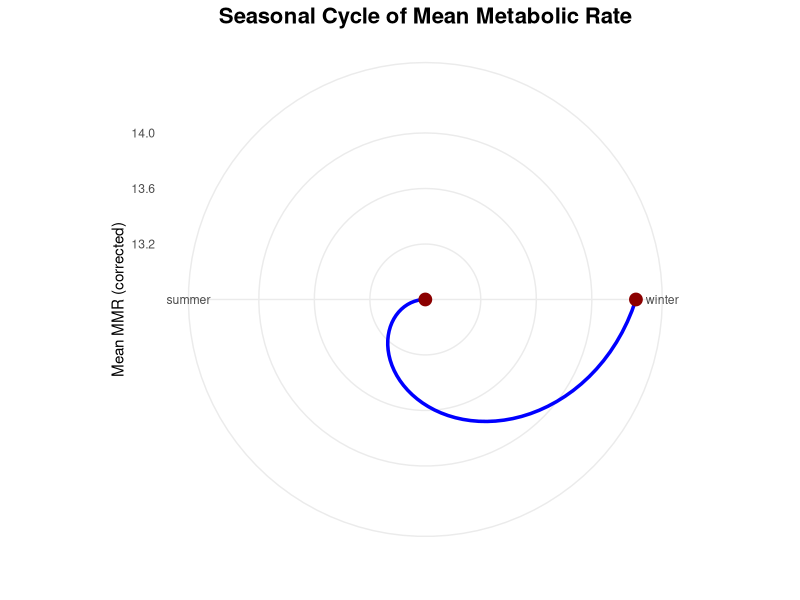
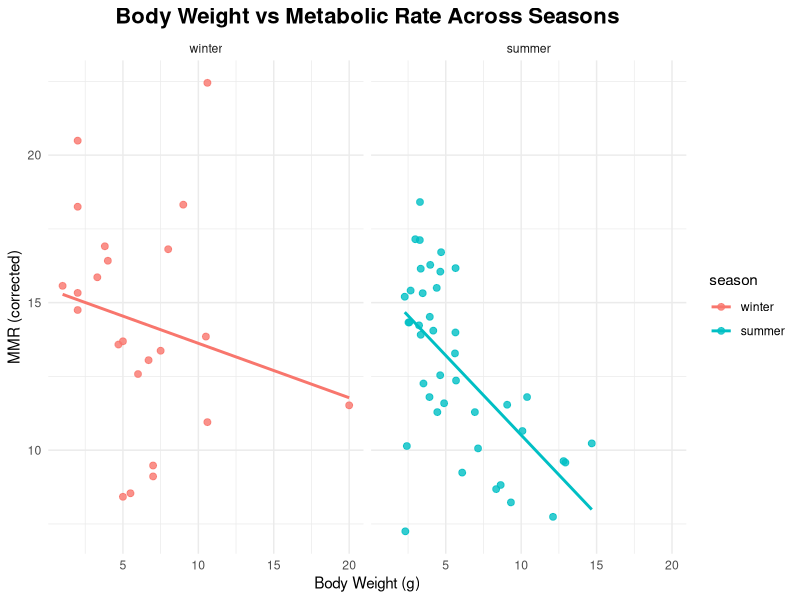
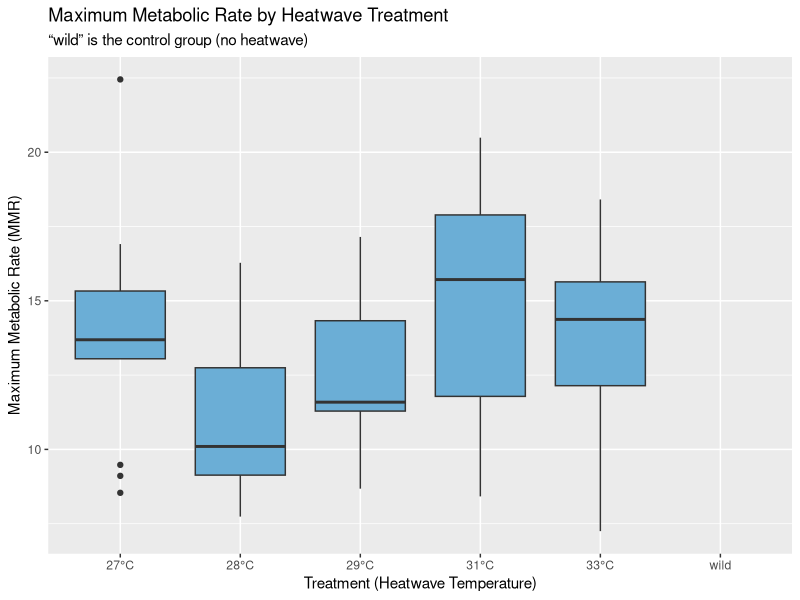
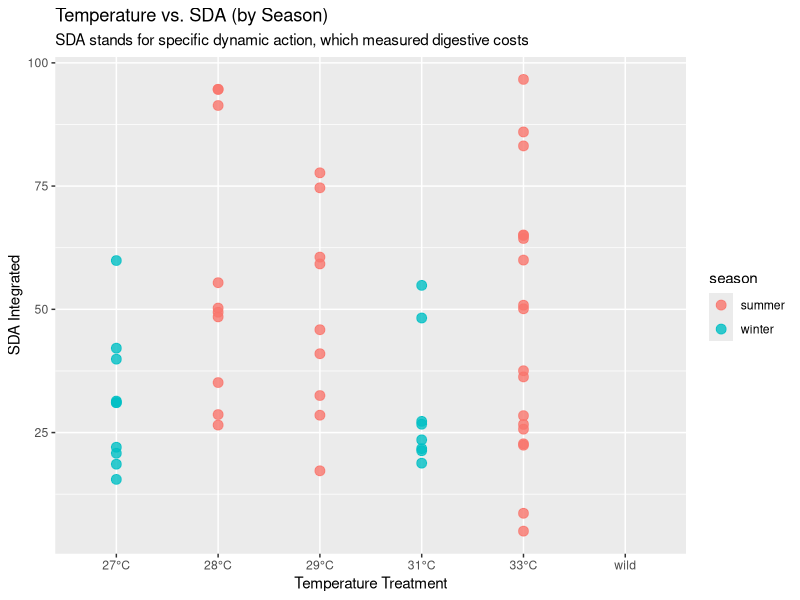

Reproduce these figures in R, in order.
## ---- chunk 1
library(tidyverse)
library(broom)
library(viridisLite)
library(ggplot2)
## ---- chunk 2
heatwaves_coral_fish <- read_csv("../data/VanWert_etal_2023_hawkfish.csv")
glimpse(heatwaves_coral_fish)
## ---- chunk 3
heatwaves_coral_fish_clean <- heatwaves_coral_fish |>
  rename(wet_mass = bw_g,
         total_length = tl_cm,
         standard_length = sl_cm,
         max_metabolic_rate = mmr_corrected,
         standard_metabolic_rate = smr_low10_all,
         absolute_aerobic_scope = aas_corrected,
         factorial_aerobic_scope = fas,
         SDA_coeff = sda_coeff,
         temp_of_arrhythmia = tarr,
         peak_max_heart_rate = fhmax_peak,
         temp_at_max_heart_rate = tpeak)
## ---- chunk 4

heatwave_vs_mmr <- heatwaves_coral_fish_clean |>
  ggplot(aes(x = treatment_new, y = max_metabolic_rate)) +
  geom_boxplot(fill = "#6BAED6") +
  scale_x_discrete(labels = function(x) ifelse(x == "wild", "wild", paste0(x, "°C"))) +
  labs(
    title = "Maximum Metabolic Rate by Heatwave Treatment",
    subtitle = "“wild” is the control group (no heatwave)",
    x = "Treatment (Heatwave Temperature)",
    y = "Maximum Metabolic Rate (MMR)"
  )

# Save the plot
ggsave("fig_heatwave_boxplot.png", heatwave_vs_mmr, width = 7, height = 5)

## ---- chunk 5

temp_energy_season <- heatwaves_coral_fish_clean |>
  ggplot(aes(x = treatment_new, y = SDA_integrated, color = season)) +
  geom_point(alpha = 0.8, size = 3) +
  scale_x_discrete(labels = function(x) ifelse(x == "wild", "wild", paste0(x, "°C"))) +
  labs(
    title = "Temperature vs. SDA (by Season)",
    subtitle = "SDA stands for specific dynamic action, which measured digestive costs",
    x = "Temperature Treatment",
    y = "SDA Integrated"
  )

# Save the plot
ggsave("fig_temp_energy_season_scatterplot.png", temp_energy_season, width = 7, height = 5)
## ---- chunk 6

df <- read.csv("../data/VanWert_etal_2023_hawkfish.csv")
df$season <- factor(df$season, 
                    levels = c("winter", "spring", "summer", "fall"))


season_means <- df |>
  group_by(season) |>
  summarise(mean_mmr = mean(mmr_corrected, na.rm = TRUE))


ggplot(season_means, aes(x = season, y = mean_mmr, group = 1)) +
  geom_line(size = 1.2, color = "blue") +
  geom_point(size = 4, color = "darkred") +
  coord_polar() +
  theme_minimal() +
  labs(
    title = "Seasonal Cycle of Mean Metabolic Rate",
    x = "",
    y = "Mean MMR (corrected)"
  ) +
  theme(
    plot.title = element_text(size = 16, face = "bold", hjust = 0.5)
   
  )


## ---- chunk 7

df <- read.csv("../data/VanWert_etal_2023_hawkfish.csv")

df$season <- factor(df$season, 
                    levels = c("winter", "spring", "summer", "fall"))

ggplot(df, aes(x = bw_g, y = mmr_corrected, color = season)) +
  geom_point(alpha = 0.8, size = 2) +
  geom_smooth(method = "lm", se = FALSE) +
  facet_wrap(~ season, nrow = 1) +
  theme_minimal() +
  labs(
    title = "Body Weight vs Metabolic Rate Across Seasons",
    x = "Body Weight (g)",
    y = "MMR (corrected)"
  ) +
  theme(
    plot.title = element_text(size = 16, face = "bold", hjust = 0.5)

  )

## ---- chunk 8

## ---- chunk 9
